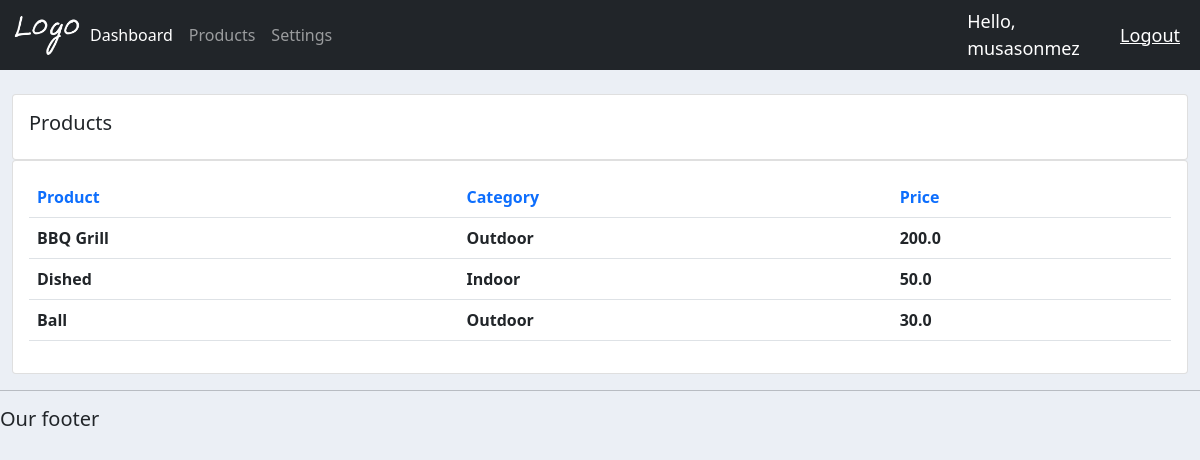
Screenshot of /products/ (signed in) with the database file from the repository.
### accounts/models.py (models this page shows, shortened)
class Product(models.Model):
    CATEGORY = (
        ('Indoor', 'Indoor'),
        ('Outdoor', 'Outdoor'),
    )
    name = models.CharField(max_length=200, null=True)
    price = models.FloatField(null=True)
    category = models.CharField(max_length=200, null=True,choices=CATEGORY)
    description = models.CharField(max_length=200, null=True, blank=True)
    date_created = models.DateTimeField(auto_now_add=True)
    tags = models.ManyToManyField(Tag)

### accounts/decorators.py (the view)
        def wrapper_func(request, *args, **kwargs):
            group = None
            if request.user.groups.exists():
                group = request.user.groups.all()[0].name
            if group in allowed_roles:
                return view_func(request, *args, **kwargs)
            else:
                return HttpResponse('<h1>You are not authorized to view this page</h1>')

### accounts/views.py (called while the page is built)
@login_required(login_url='accounts:login')
@allowed_users(allowed_roles=['admin'])
def products(request):
    products = Product.objects.all()
    context = {
        'products' : products
    }
    return render(request, 'accounts/products.html', context)

### templates/accounts/products.html
{% extends 'accounts/base.html' %}
{% block content %}
<br>
<div class="row">
	<div class="col-md">
		<div class="card card-body">
			<h5>Products</h5>
		</div>
		<div class="card card-body">
			<table class="table">
				<tr>
					<th class="text-primary">Product</th>
					<th class="text-primary">Category</th>
					<th class="text-primary">Price</th>
				</tr>
				{% for i in products %}
				    <tr>
						<th>{{ i.name }}</th>
						<th>{{ i.category }}</th>
						<th>{{ i.price }}</th>
					</tr>
				{% endfor %}
			</table>
		</div>
	</div>
</div>
{% endblock %}

### templates/accounts/navbar.html (shortened to what this page needs)
{% load static %}
<nav class="navbar navbar-expand-lg navbar-dark bg-dark">
  <div class="container-fluid">
    <img id="logo" src="{% static 'images/logo.png' %}">
    <div class="collapse navbar-collapse" id="navbarNav">
      <ul class="navbar-nav">
        {% if request.user.is_staff %}
        <li class="nav-item">
          <a class="nav-link active" href="{% url 'accounts:home' %}">Dashboard</a>
        </li>
        <li class="nav-item">
          <a class="nav-link" href="{% url 'accounts:products' %}">Products</a>
        </li>
        {% endif %}
        <li class="nav-item">
          <a class="nav-link" href="{% url 'accounts:account' %}">Settings</a>
        </li>
      </ul>
    </div>
  </div>
  <span class="hello-msg">Hello, {{ request.user }}</span>
  <span><a class="hello-msg" href="{% url 'accounts:logout' %}">Logout</a></span>
</nav>

### static/css/base.css (style rules this page uses)
#logo { width: 70px; }
body { background-color: #ebeff5; }

### templates/accounts/navbar.html (style rules this page uses)
.hello-msg { font-size: 18px; color: #fff; margin-right: 20px; }

### rows the page displays
Product: name "BBQ Grill", category "Outdoor", price "200.0"
Product: name "Dished", category "Indoor", price "50.0"
Product: name "Ball", category "Outdoor", price "30.0"

### other values shown
{{ request.user }} "musasonmez"
